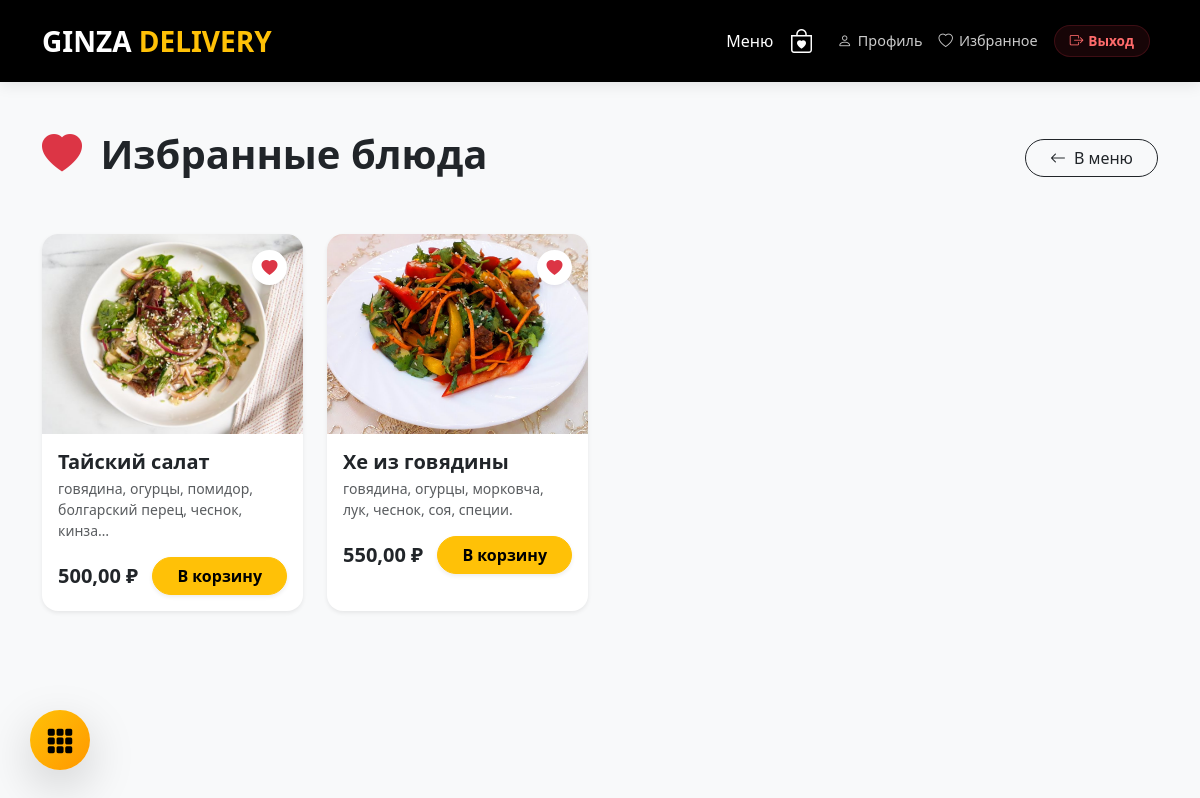
Screenshot of /favorites/ (signed in) with the database file from the repository.
### main/models.py (models this page shows, shortened)
class Favorite(models.Model):
    user = models.ForeignKey(User, on_delete=models.CASCADE, related_name='favorites')
    product = models.ForeignKey(Product, on_delete=models.CASCADE)
    class Meta:
        unique_together = ('user', 'product')

class Product(models.Model):
    category = models.ForeignKey(Category, related_name='products', on_delete=models.CASCADE, verbose_name='Категория')
    name = models.CharField('Название блюда', max_length=255)
    description = models.TextField('Описание (состав)', blank=True)
    price = models.DecimalField('Цена', max_digits=10, decimal_places=2)
    weight = models.IntegerField('Вес (гр/мл)', null=True, blank=True)
    calories = models.IntegerField('Калорийность (ккал)', null=True, blank=True, default=0, validators=[MinValueValidator(0), MaxValueValidator(2000)])
    image = models.ImageField('Фото блюда', upload_to='products/', blank=True, null=True)
    is_active = models.BooleanField('В наличии', default=True)
    tags = models.ManyToManyField(Tag, blank=True, verbose_name="Теги")
    class Meta:
        verbose_name = 'Блюдо'
        verbose_name_plural = 'Блюда'

### main/views.py (the view)
# urls.py: path('favorites/', views.favorites_list, name='favorites_list'),
@login_required
def favorites_list(request):
    cart = Cart(request)
    favorites = Favorite.objects.filter(user=request.user).select_related('product')
    return render(request, 'main/favorites.html', {'favorites': favorites, 'cart': cart})

### main/cart.py (called while the page is built)
    def __len__(self):
        return sum(item['quantity'] for item in self.cart.values())

    def get_total_price(self):
        return sum(Decimal(item['price']) * item['quantity'] for item in self.cart.values())

### main/templatetags/cart_tags.py (called while the page is built)
@register.simple_tag
def get_cart_item_quantity(cart, product_id):
    if not cart:
        return 0
    p_id = str(product_id)
    if hasattr(cart, 'cart'):
        return cart.cart.get(p_id, {}).get('quantity', 0)
    return cart.get(p_id, {}).get('quantity', 0)

### main/templates/main/favorites.html (shortened to what this page needs)
{% extends 'base.html' %}
{% load cart_tags %}
{% block content %}
<div class="container py-5">
    <div class="d-flex justify-content-between align-items-center mb-5">
        <h1 class="fw-bold"><i class="bi bi-heart-fill text-danger me-2"></i> Избранные блюда</h1>
        <a href="{% url 'menu' %}" class="btn btn-outline-dark rounded-pill px-4">
            <i class="bi bi-arrow-left me-2"></i>В меню
        </a>
    </div>
    {% if favorites %}
        <div class="row row-cols-1 row-cols-md-2 row-cols-lg-3 row-cols-xl-4 g-4">
            {% for favorite in favorites %}
                {% with product=favorite.product %}
                <div class="col" id="fav-card-{{ product.id }}">
                    <div class="card h-100 border-0 shadow-sm rounded-4 position-relative overflow-hidden">
                        <button class="position-absolute top-0 end-0 m-3 border-0 bg-white rounded-circle shadow-sm d-flex align-items-center justify-content-center"
                                onclick="toggleFavorite('{{ product.id }}', this); removeCard('{{ product.id }}')"
                                style="z-index: 10; width: 35px; height: 35px;">
                            <i class="bi bi-heart-fill text-danger"></i>
                        </button>
                        {% if product.image %}
                            <img src="{{ product.image.url }}" class="card-img-top" style="height: 200px; object-fit: cover;" alt="{{ product.name }}">
                        {% else %}
                            <div class="bg-light d-flex align-items-center justify-content-center" style="height: 200px;">
                                <span class="text-muted">Нет фото</span>
                            </div>
                        {% endif %}
                        <div class="card-body p-3">
                            <h5 class="fw-bold mb-1">{{ product.name }}</h5>
                            <p class="text-muted small mb-3">{{ product.description|truncatechars:60 }}</p>
                            <div class="d-flex justify-content-between align-items-center mt-auto">
                                <span class="fw-bold fs-5">{{ product.price }} ₽</span>
                                <div id="cart-container-{{ product.id }}">
                                    {% get_cart_item_quantity cart product.id as item_qty %}
                                    {% if item_qty > 0 %}
                                        <div class="qty-controls">
                                            <button onclick="updateCartQuantity('{{ product.id }}', 'subtract')" class="qty-btn-circle">−</button>
                                            <span class="mx-3 fw-bold">{{ item_qty }}</span>
                                            <button onclick="updateCartQuantity('{{ product.id }}', 'add')" class="qty-btn-circle">+</button>
                                        </div>
                                    {% else %}
                                        <button onclick="updateCartQuantity('{{ product.id }}', 'add')" class="btn btn-warning rounded-pill px-4 fw-bold shadow-sm">
                                            В корзину
                                        </button>
                                    {% endif %}
                                </div>
                            </div>
                        </div>
                    </div>
                </div>
                {% endwith %}
            {% endfor %}
        </div>
    {% endif %}
</div>
{% endblock %}

### main/templates/base.html (style rules this page uses)
:root { --ginza-gold: #ffc107; --ginza-dark: #212529; }
body { background-color: #f8f9fa; font-family: 'Segoe UI', Roboto, Helvetica, Arial, sans-serif; }
.btn, .product-card, .order-card { transition: transform 0.2s ease, box-shadow 0.2s ease; }

### rows the page displays
Favorite: product.image (picture), product.name "Тайский салат", product.description "говядина, огурцы, помидор, болгарский перец, чеснок, кинза…", product.price "500,00"
Favorite: product.image (placeholder picture), product.name "Хе из говядины", product.description "говядина, огурцы, морковча, лук, чеснок, соя, специи.", product.price "550,00"
